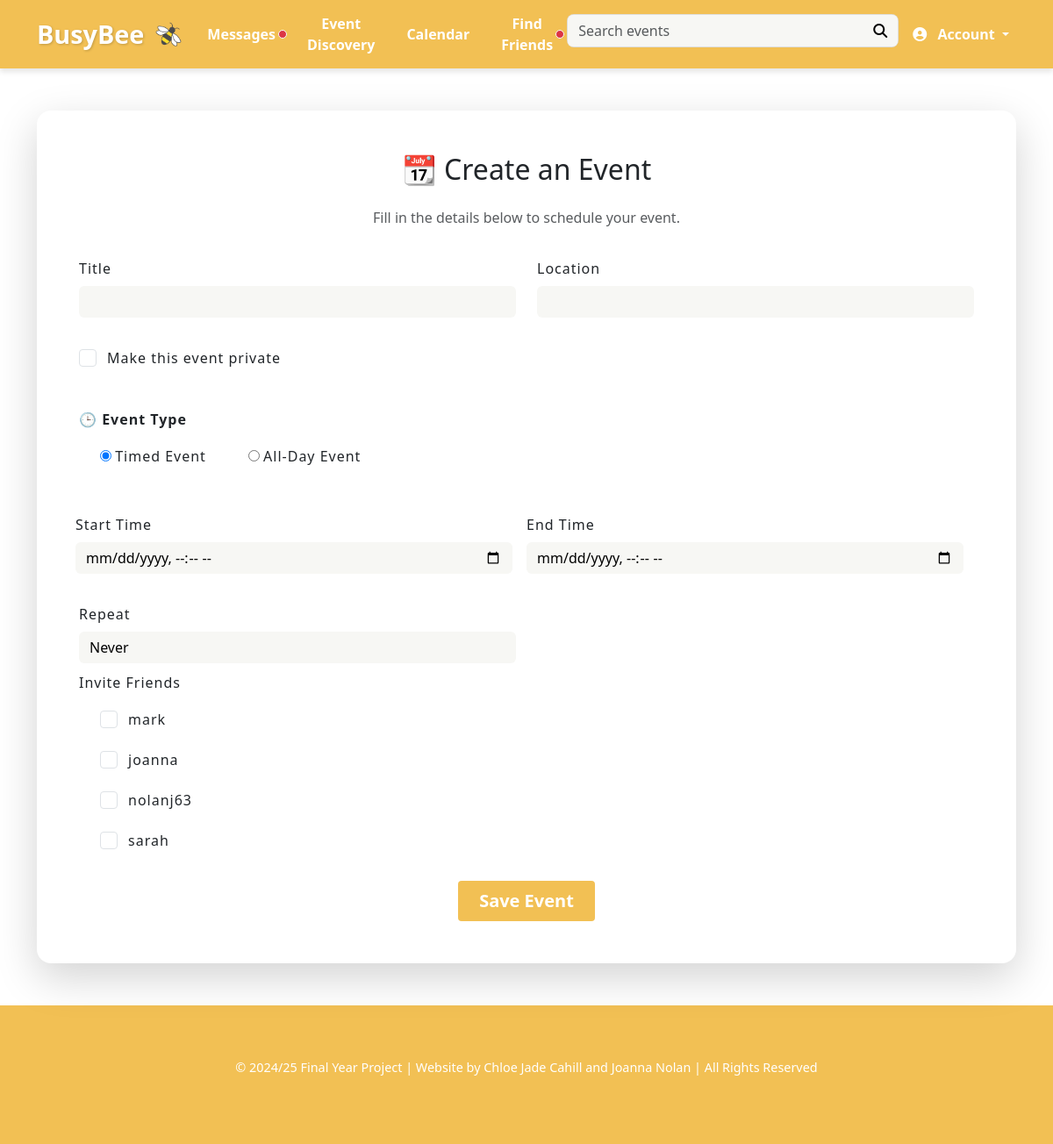
Screenshot of /create_event/ (signed in) with the database file from the repository.
### busybee/models.py (models this page shows, shortened)
class User(AbstractUser):
    email = models.EmailField(unique=True)  # ensure email is unique
    phone_number = models.CharField(max_length=15, blank=True, null=True)
    date_of_birth = models.DateField(blank=True, null=True)
    profile_picture = models.ImageField(upload_to='profile_pics/', blank=True, null=True)
    bio = models.TextField(blank=True, null=True)
    is_work_user = models.BooleanField(default=False, verbose_name="Using for Work")  # true if using the app for work
    friends = models.ManyToManyField("self", blank=True, symmetrical=False, related_name='friend_set')
    company_name = models.CharField(max_length=255, blank=True, null=True)
    industry = models.CharField(max_length=255, blank=True, null=True)
    event_focus = models.CharField(max_length=255, blank=True, null=True)
    is_discoverable = models.BooleanField(default=True)
    work_description = models.TextField(blank=True, null=True)
    is_work_user = models.BooleanField(default=False)
    followers = models.ManyToManyField('self', symmetrical=False, related_name='following', blank=True)

### busybee/views.py (the view)
# urls.py: path('create_event/', views.create_event, name="create_event"),
@login_required
def create_event(request):
    if request.method == 'POST':
        form = EventForm(request.POST, user=request.user)
        if form.is_valid():
            cd = form.cleaned_data
            event_type = cd.get("event_type")
            title = cd.get("title")
            location = cd.get("location")
            repeat_frequency = cd.get("repeat_frequency")
            repeat_end_date = cd.get("repeat_end_date")
            is_private = cd.get("is_private")
            repeat_map = {
                'daily': 1,
                'weekly': 7,
                'monthly': 30,   # approximately
                'yearly': 365
            }
            from zoneinfo import ZoneInfo
            dublin_tz = ZoneInfo("Europe/Dublin")
            if event_type == "timed":
                start_time = cd.get("timed_start")
                end_time = cd.get("timed_end")
                if timezone.is_naive(start_time):
                    start_time = start_time.replace(tzinfo=dublin_tz)
                else:
                    start_time = start_time.astimezone(dublin_tz)
                if timezone.is_naive(end_time):
                    end_time = end_time.replace(tzinfo=dublin_tz)
                else:
                    end_time = end_time.astimezone(dublin_tz)
                event = Event.objects.create(
                    title=title,
                    location=location,
                    start_time=start_time,
                    end_time=end_time,
                    all_day=False,
                    repeat_frequency=repeat_frequency,
                    repeat_end_date=repeat_end_date,
                    user=request.user,
                    is_private=is_private,
                )
                if repeat_frequency != 'none' and repeat_end_date:
                    duration = end_time - start_time
                    repeat_end_datetime = datetime.combine(repeat_end_date, start_time.time())
                    repeat_end_datetime = repeat_end_datetime.replace(tzinfo=dublin_tz)
                    if repeat_frequency == "daily":
                        next_start = start_time + timedelta(days=1)
                    elif repeat_frequency == "weekly":
                        next_start = start_time + timedelta(weeks=1)
                    elif repeat_frequency == "monthly":
                        next_start = (start_time + relativedelta(months=1)).replace(hour=start_time.hour, minute=start_time.minute, second=start_time.second)
                    elif repeat_frequency == "yearly":
                        next_start = (start_time + relativedelta(years=1)).replace(hour=start_time.hour, minute=start_time.minute, second=start_time.second)
                    else:
                        next_start = start_time + timedelta(days=repeat_map.get(repeat_frequency, 0))
                    while next_start <= repeat_end_datetime:
                        new_end = next_start + duration
                        next_start = next_start.astimezone(dublin_tz)
                        new_end = new_end.astimezone(dublin_tz)
                        Event.objects.create(
                            title=title,
                            location=location,
                            start_time=next_start,
                            end_time=new_end,
                            all_day=False,
                            repeat_frequency='none',  # mark repeated events as standalone.
                            user=request.user,
                            is_private=is_private,
                            parent_event=event
                        )
                        if repeat_frequency == "daily":
                            next_start += timedelta(days=1)
                        elif repeat_frequency == "weekly":
                            next_start += timedelta(weeks=1)
                        elif repeat_frequency == "monthly":
                            next_start = (next_start + relativedelta(months=1)).replace(hour=start_time.hour, minute=start_time.minute, second=start_time.second)
                        elif repeat_frequency == "yearly":
                            next_start = (next_start + relativedelta(years=1)).replace(hour=start_time.hour, minute=start_time.minute, second=start_time.second)
                        else:
                            next_start += timedelta(days=repeat_map.get(repeat_frequency, 0))
            elif event_type == "all_day":
                start_date = cd.get("all_day_start")
                end_date = cd.get("all_day_end")
                start_time = datetime.combine(start_date, time.min)  # 00:00 of the start date
                end_time = datetime.combine(end_date, time.max)  # 23:59 of the end date
                start_time = start_time.replace(tzinfo=dublin_tz)
                end_time = end_time.replace(tzinfo=dublin_tz)
                event = Event.objects.create(
                    title=title,
                    location=location,
                    start_time=start_time,
                    end_time=end_time,
                    all_day=True,
                    repeat_frequency=repeat_frequency,
                    repeat_end_date=repeat_end_date,
                    user=request.user,
                    is_private=is_private,
                )
                if repeat_frequency != 'none' and repeat_end_date:
                    interval = repeat_map.get(repeat_frequency, 0)
                    duration = end_time - start_time  # calculate event duration (as a date)
                    next_start = start_time + timedelta(days=interval)
                    while next_start.date() <= repeat_end_date:
                        new_end = next_start + duration
                        Event.objects.create(
                            title=title,
                            location=location,
                            start_time=next_start,
                            end_time=new_end,
                            all_day=True,
                            repeat_frequency='none',
                            user=request.user,
                            is_private=is_private,
                            parent_event=event
                        )
                        next_start += timedelta(days=interval)
            invited_friends = form.cleaned_data.get('invited_friends', [])
            for friend in invited_friends:
                invitation = EventInvitation.objects.create(
                    event=event,
                    sender=request.user,
                    recipient=friend,
                    status='pending'
                )
                message_content = (
                    f"You've been invited to the event '{event.title}' "
                    f"on {event.start_time.strftime('%b %d, %Y at %I:%M %p')}. "
                    "Check your invitations on the calendar page to respond."
                )
                Message.objects.create(
                    sender=request.user,
                    receiver=friend,
                    content=message_content
                )
            return redirect('calendar')
    else:
        form = EventForm(user=request.user)
    friends_list = request.user.friends.all()
    return render(request, "create_event.html", {"form": form, "friends_list": friends_list})

### busybee/context_processors.py (called while the page is built)
def pending_requests_count(request):
    if request.user.is_authenticated:
        count = FriendRequest.objects.filter(to_user=request.user).count()
        return {'pending_requests_count': count}
    return {'pending_requests_count': 0}

def pending_messages_count(request):
    if request.user.is_authenticated:
        count = Message.objects.filter(receiver=request.user, is_read=False).count()
        return {'pending_messages_count': count}
    return {}

### busybee/templates/create_event.html (shortened to what this page needs)
{% extends 'base.html' %}
{% load static %}
{% load widget_tweaks %}
{% block content %}
<section class="py-5">
  <div class="container">
    <div class="card shadow-lg border-0 rounded-4">
      <div class="card-body p-5">
        <h2 class="mb-4 text-center">📆 Create an Event</h2>
        <p class="text-muted text-center mb-4">Fill in the details below to schedule your event.</p>
        <form method="POST" novalidate>
          <div class="row g-4">
            <div class="col-md-6">
              <label class="form-label">Title</label>
              {{ form.title|add_class:"form-control" }}
            </div>
            <div class="col-md-6">
              <label class="form-label">Location</label>
              {{ form.location|add_class:"form-control" }}
            </div>
            <div class="col-md-12">
              <div class="form-check">
                {{ form.is_private|add_class:"form-check-input" }}
                <label class="form-check-label" for="{{ form.is_private.id_for_label }}">
                  {{ form.is_private.label }}
                </label>
              </div>
            </div>
            <div class="col-md-12">
              <label class="form-label fw-semibold">🕒 Event Type</label>
              <div class="d-flex gap-4">
                {% for radio in form.event_type %}
                  <div class="form-check">
                    {{ radio.tag }}
                    <label class="form-check-label" for="{{ radio.id_for_label }}">{{ radio.choice_label }}</label>
                  </div>
                {% endfor %}
              </div>
            </div>
            <div id="timed_fields" class="col-12 row g-3" style="display: none;">
              <div class="col-md-6">
                <label class="form-label">Start Time</label>
                {{ form.timed_start|add_class:"form-control" }}
              </div>
              <div class="col-md-6">
                <label class="form-label">End Time</label>
                {{ form.timed_end|add_class:"form-control" }}
              </div>
            </div>
            <div class="col-md-6">
              <label class="form-label">Repeat</label>
              {{ form.repeat_frequency|add_class:"form-select" }}
            </div>
          </div>
          <div class="col-md-12">
            <label class="form-label">Invite Friends</label>
            <div class="form-check">
              {% for friend in friends_list %}
                <div class="form-check">
                  <input class="form-check-input" type="checkbox" name="invited_friends" value="{{ friend.id }}" id="friend_{{ friend.id }}">
                  <label class="form-check-label" for="friend_{{ friend.id }}">
                    {{ friend.username }}
                  </label>
                </div>
              {% endfor %}
            </div>
          </div>
          <div class="text-center mt-4">
            <button type="submit" class="button px-4 py-2">Save Event</button>
          </div>
        </form>
      </div>
    </div>
  </div>
</section>
{% endblock %}

### busybee/static/css/style.css (style rules this page uses)
:root { margin: 0px; font-family: 'Open Sans', sans-serif; box-sizing: border-box; }
:root { --main-color: #f2c054; --hover-color: #e9b035; --dark-text: #342d1e; --faded-text: #797971; --light-bg: #f7f7f4; }
* { scroll-behavior: smooth; padding: 0; }
html, body { max-width: 100%; margin: 0; overflow-x: hidden; }
.button { display: inline; transition: all 400ms; font-size: 20px; text-align: center; font-weight:bold; border-radius: 4px; background-color: var(--main-color); color:white !important; padding: .75rem 1.33rem; border: none; }
p { line-height: 1.5; }
section { background: var(--light-bg); }
.form-control { background: var(--light-bg) !important; color: black !important; border: none !important; }
.card { box-shadow: 0 4px 8px rgba(0, 0, 0, 0.1); border-radius: 8px; overflow: hidden; }
input[type="checkbox"] { width: 20px; height: 20px; margin-right: 12px; margin-top: 12px; }
label { margin: 10px 0px; letter-spacing: 1px; }
section { background-color: #fff; }

### rows the page displays
User: username "mark"
User: username "joanna"
User: username "nolanj63"
User: username "sarah"

### other values shown
{{ radio.choice_label }} "Timed Event" "All-Day Event"
